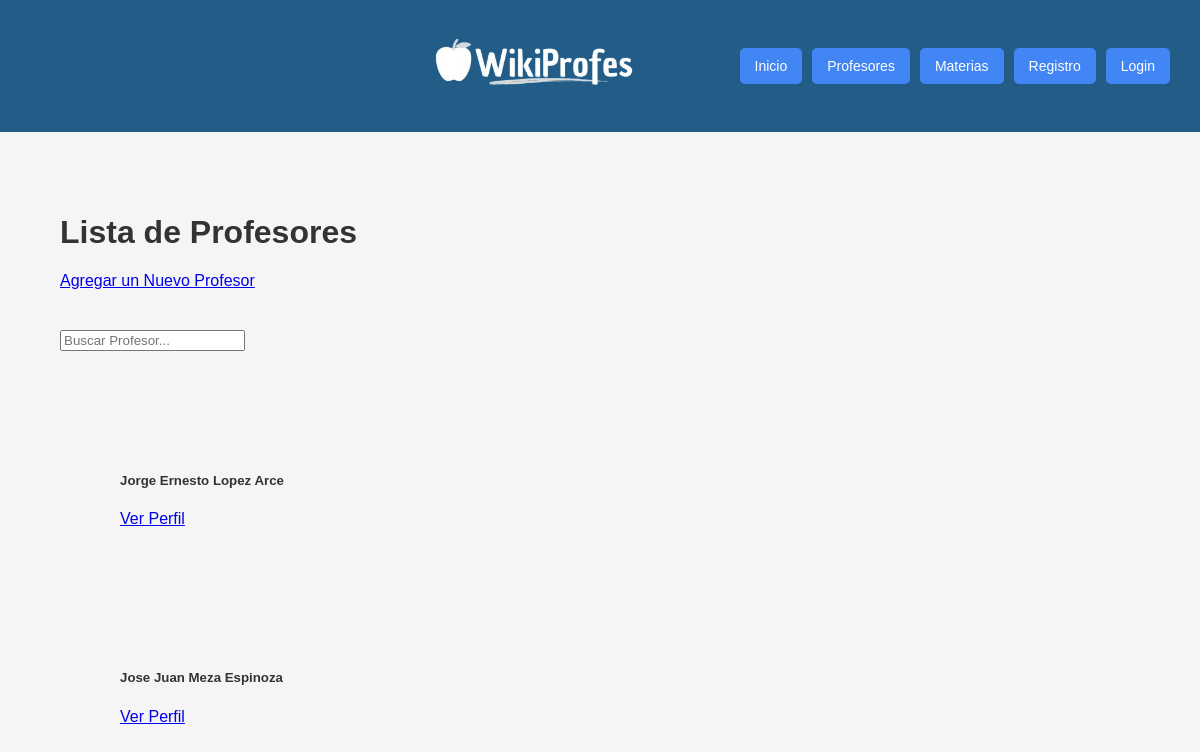
The page /profesores/ on the database its author committed.
### reviews/models.py (models this page shows, shortened)
class Profesor(models.Model):
    nombre = models.CharField(max_length=100)

### reviews/views.py (the view)
# urls.py: path('profesores/', views.lista_profesores, name='lista_profesores'), #Ruta para la lista de profesores
def lista_profesores(request):
    profesores = Profesor.objects.all()  # Obtener todos los profesores
    return render(request, 'reviews/profesores.html', {'profesores': profesores})

### reviews/templates/reviews/profesores.html (shortened to what this page needs)
{% extends "base.html" %}
{% block content %}
<div class="container my-5">
    <div class="d-flex justify-content-between align-items-center mb-4">
        <h1 class="text-primary">Lista de Profesores</h1>
        <a href="{% url 'agregar_profesor' %}" class="btn btn-success">
             Agregar un Nuevo Profesor
        </a>
    </div>
    <div class="mb-4">
        <input type="text" class="form-control" id="searchProfesor" placeholder="Buscar Profesor..."
            onfocus="this.style.boxShadow='0 0 10px rgba(0, 123, 255, 0.5)';"
            onblur="this.style.boxShadow='none';">
    </div>
    <div class="row">
        {% for profesor in profesores %}
        <div class="col-md-4 mb-4">
            <div class="card shadow-lg">
                <div class="card-body text-center">
                    <h5 class="card-title mt-3">{{ profesor.nombre }}</h5>
                    <a href="{% url 'perfil_profesor' profesor.id %}" class="btn btn-primary">Ver Perfil</a>
                </div>
            </div>
        </div>
        {% empty %}
        <div class="col-12 text-center text-warning">
            No hay profesores registrados.
        </div>
        {% endfor %}
    </div>
</div>
{% endblock %}

### static/global/base.css (style rules this page uses)
body { font-family: 'Arial', sans-serif; margin: 0; padding: 0; background-color: #f5f5f5; color: #333; }
div { padding: 20px; }

### rows shown on the page
Profesor: nombre "Jorge Ernesto Lopez Arce"
Profesor: nombre "Jose Juan Meza Espinoza"
